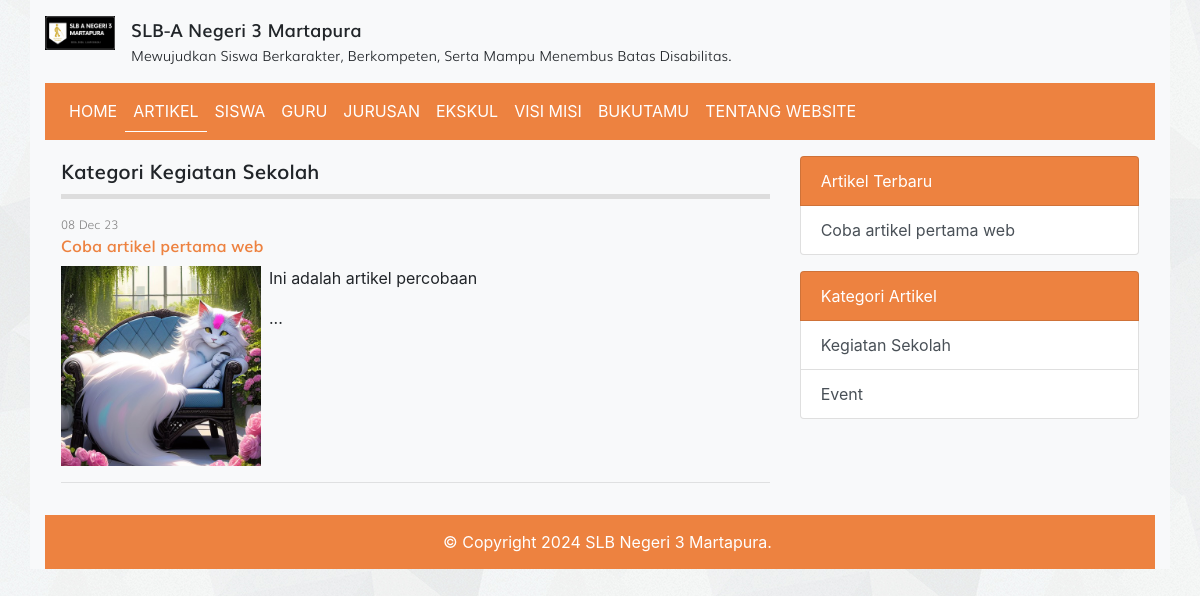
The page /kategori.php?id=3 on the database its author committed.
### tables this page shows
CREATE TABLE `tbl_kategori_artikel` (
  `id` int(11) NOT NULL AUTO_INCREMENT,
  `nama_kategori` varchar(30) DEFAULT NULL,
  PRIMARY KEY (`id`)
);

CREATE TABLE `tbl_artikel` (
  `id` int(11) NOT NULL AUTO_INCREMENT,
  `judul` varchar(255) DEFAULT NULL,
  `isi` text DEFAULT NULL,
  `tanggal` date DEFAULT NULL,
  `foto` varchar(100) DEFAULT NULL,
  `id_kategori` int(11) DEFAULT NULL,
  PRIMARY KEY (`id`),
  KEY `id_kategori` (`id_kategori`),
  CONSTRAINT `tbl_artikel_ibfk_1` FOREIGN KEY (`id_kategori`) REFERENCES `tbl_kategori_artikel` (`id`) ON DELETE SET NULL ON UPDATE CASCADE
);

### kategori.php (the view, shortened to what this page needs)
<?php
require_once 'koneksi.php';
$id = $_GET['id'];
$query = mysqli_query($koneksi, "SELECT * FROM tbl_artikel WHERE id_kategori = $id");
$query_kategori_artikel = mysqli_query($koneksi, "SELECT nama_kategori FROM tbl_kategori_artikel WHERE id = $id");
$kategori_artikel = mysqli_fetch_assoc($query_kategori_artikel);
?>
<!DOCTYPE html>
<html>
<head>
	<link rel="stylesheet" href="resources/fonts/stylesheet.css">
	<link rel="stylesheet" href="resources/css/bootstrap.min.css">
	<link rel="stylesheet" href="resources/css/style.css">
</head>
<body>
	<div class="container bg-light">
		<?php require_once 'topbar.php'; ?>
	</div>
	<?php require_once 'navbar.php'; ?>
	<div class="row p-3">
		<div class="col-md-8">
			<div class="title mb-3">
				Kategori <?= $kategori_artikel['nama_kategori'] ?>
			</div>
			<?php while ($artikel = mysqli_fetch_assoc($query)) : ?>
				<div class="artikel">
					<div class="info">
						<div class="post mb-2">
							<span class="tgl"><?= date('d M y', strtotime($artikel['tanggal'])) ?></span>
							<span class="judul"><a href="detail_artikel.php?id=<?= $artikel['id'] ?>"><?= $artikel['judul'] ?></a></span>
						</div>
					</div>
					<div class="detail">
						<div class="clearfix" style="text-align: justify;">
							<img src="images/artikel/<?= $artikel['foto'] ?>" alt="" width="200px" class="float-left mr-2">
							<?= substr($artikel['isi'], 0, 150) . '...' ?>
						</div>
					</div>
					<hr>
				</div>
			<?php endwhile; ?>
		</div>
		<?php require_once 'sidebar.php'; ?>
	</div>
	<div class="text-white footer">
		<?php echo "&copy; Copyright " . date("Y") . " SLB Negeri 3 Martapura."; ?>
	</div>
	</div>
</body>
</html>

### sidebar.php
<?php
$query_artikel_terbaru = mysqli_query($koneksi, "SELECT * FROM tbl_artikel ORDER BY tanggal ASC LIMIT 4");
$query_kategori_artikel= mysqli_query($koneksi, "SELECT * FROM tbl_kategori_artikel LIMIT 4");
?>
<div class="col-sm-4">
	<div class="list-group">
		<span class="list-group-item text-white" style="background-color: #ED8240">Artikel Terbaru</span>
		<?php while($artikel_terbaru = mysqli_fetch_assoc($query_artikel_terbaru)) : ?>
			<a href="detail_artikel.php?id=<?= $artikel_terbaru['id'] ?>" class="list-group-item list-group-item-action"><?= $artikel_terbaru['judul'] ?></a>
		<?php endwhile; ?>
	</div>
	<div class="list-group">
		<span class="list-group-item text-white mt-3" style="background-color: #ED8240">Kategori Artikel</span>
		<?php while($kategori_artikel = mysqli_fetch_assoc($query_kategori_artikel)) : ?>
			<a href="kategori.php?id=<?= $kategori_artikel['id'] ?>" class="list-group-item list-group-item-action"><?= $kategori_artikel['nama_kategori'] ?></a>
		<?php endwhile; ?>
	</div>
</div>

### resources/css/style.css (style rules this page uses)
body { background-image: url('../images/bg_all.jpg'); }
.title { font-family: 'mulisemibold'; font-size: 20px; padding-bottom: 7.5px; border-bottom: 5px solid #ddd }
span.tgl { font-size: 12px; font-family: 'mulilight'; color: #888; display: block; }
span.judul a { text-decoration: none; font-size: 16px; font-family: 'mulisemibold'; color: #ED8240; display: inline-block; transition: .35s; }
.footer { background-color: #ED8240; padding: 15px 15px 15px 30px; text-align: center; }

### rows shown on the page
tbl_kategori_artikel: nama_kategori "Kegiatan Sekolah"
tbl_artikel: tanggal "08 Dec 23", judul "Coba artikel pertama web", foto (picture), isi "Ini adalah artikel percobaan"
tbl_kategori_artikel: nama_kategori "Event"
